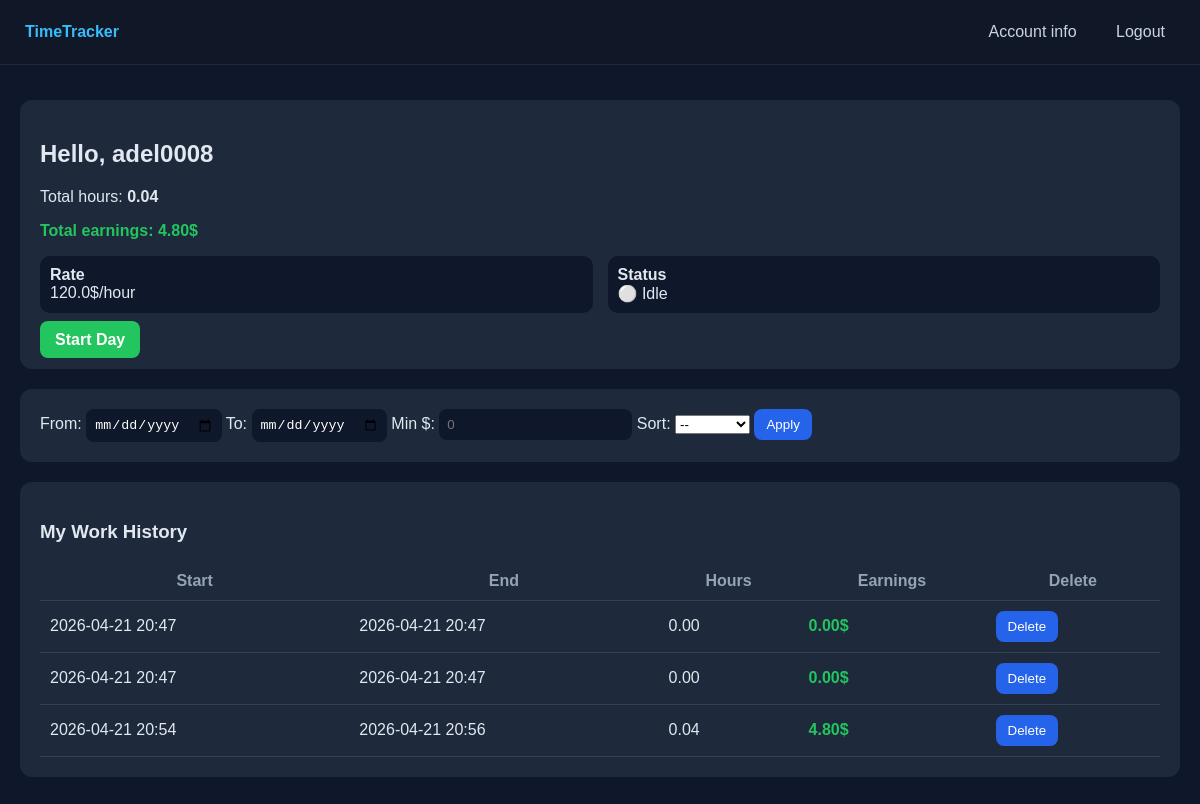
The app's page /profile/ (signed in) with its own data.
### main/models.py (models this page shows)
class User(AbstractUser):
    email = models.EmailField(unique=True)
    position = models.CharField(max_length=100, blank=True, null=True)
    is_employee = models.BooleanField(default=True)
    telegram_id = models.CharField(max_length=50, unique=True, blank=True, null=True)
    hourly_rate = models.FloatField(default=100)

class WorkDay(models.Model):
    user = models.ForeignKey(settings.AUTH_USER_MODEL, on_delete=models.CASCADE)
    start_time = models.DateTimeField(auto_now_add=True)
    end_time = models.DateTimeField(null=True, blank=True)
    is_active = models.BooleanField(default=True)
    def get_hours(self):
        if self.end_time:
            delta = self.end_time - self.start_time
            return round(delta.total_seconds() / 3600, 2)
        return 0
    def get_earnings(self):
        return round(self.get_hours() * self.user.hourly_rate, 2)

### main/views.py (the view)
# urls.py: path("profile/", views.profile, name="profile"),
@login_required
def profile(request):
    workdays = WorkDay.objects.filter(user=request.user)
    start_date = request.GET.get("start")
    end_date = request.GET.get("end")
    min_earnings = request.GET.get("min_earnings")
    sort = request.GET.get("sort")
    if start_date:
        workdays = workdays.filter(start_time__date__gte=start_date)
    if end_date:
        workdays = workdays.filter(start_time__date__lte=end_date)
    if min_earnings:
        try:
            min_earnings = float(min_earnings)
            workdays = [w for w in workdays if w.get_earnings() >= min_earnings]
        except:
            pass
    if sort == "hours":
        workdays = sorted(workdays, key=lambda x: x.get_hours(), reverse=True)
    elif sort == "earnings":
        workdays = sorted(workdays, key=lambda x: x.get_earnings(), reverse=True)
    elif sort == "date":
        workdays = sorted(workdays, key=lambda x: x.start_time, reverse=True)
    total_hours = sum(d.get_hours() for d in workdays)
    total_money = sum(d.get_earnings() for d in workdays)
    active_day = WorkDay.objects.filter(
        user=request.user,
        is_active=True
    ).first()
    return render(request, "main/profile.html", {
        "days": workdays,
        "total_hours": total_hours,
        "total_money": total_money,
        "active_day": active_day,
    })

### main/templates/main/profile.html (shortened to what this page needs)
<!DOCTYPE html>
<html lang="en">
<head>
</head>
<body>
<div class="topbar">
    <div class="logo">TimeTracker</div>
    <div class="nav">
        <a href="{% url 'account' %}">Account info</a>
        <a href="{% url 'logout' %}" class="logout">Logout</a>
    </div>
</div>
<div class="container">
    <div class="card">
        <h2>Hello, {{ request.user.username }}</h2>
        <p>Total hours: <b>{{ total_hours|default:0|floatformat:2 }}</b></p>
        <p class="money">
            Total earnings: {{ total_money|default:0|floatformat:2 }}$
        </p>
        <div class="stats">
            <div class="stat-box">
                <b>Rate</b><br>
                {{ request.user.hourly_rate|default:100 }}$/hour
            </div>
            <div class="stat-box">
                <b>Status</b><br>
                {% if active_day %}
                    🟢 Working
                {% else %}
                    ⚪ Idle
                {% endif %}
            </div>
        </div>
        <br>
        {% if active_day %}
            <a href="{% url 'end_day' %}" class="btn end">End Day</a>
        {% else %}
            <a href="{% url 'start_day' %}" class="btn start">Start Day</a>
        {% endif %}
    </div>
    <div class="card">
        <form method="GET">
            <label>From:</label>
            <input type="date" name="start" value="{{ request.GET.start }}">
            <label>To:</label>
            <input type="date" name="end" value="{{ request.GET.end }}">
            <label>Min $:</label>
            <input type="number" name="min_earnings" placeholder="0"
                   value="{{ request.GET.min_earnings }}">
            <label>Sort:</label>
            <select name="sort">
                <option value="">--</option>
            </select>
            <button type="submit">Apply</button>
        </form>
    </div>
    <div class="card">
        <h3>My Work History</h3>
        <table>
            <tr>
                <th>Start</th>
                <th>End</th>
                <th>Hours</th>
                <th>Earnings</th>
                <th>Delete</th>
            </tr>
            {% for d in days %}
            <tr>
                <td>{{ d.start_time|date:"Y-m-d H:i" }}</td>
                <td>{{ d.end_time|date:"Y-m-d H:i" }}</td>
                <td>{{ d.get_hours|floatformat:2 }}</td>
                <td class="money">{{ d.get_earnings|floatformat:2 }}$</td>
                <td><form method="post" action="{% url 'clear_history' d.id %}" style="display:inline;">
                        <button type="submit"
                            onclick="return confirm('Вы уверены, что хотите удалить эту запись?')">
                            Delete
                        </button>
                    </form>
                </td>
            </tr>
            {% endfor %}
        </table>
    </div>
</div>
</body>
</html>

### main/templates/main/profile.html (style rules this page uses)
body { margin: 0; font-family: Arial, sans-serif; background: #0f172a; color: #e2e8f0; }
.topbar { position: fixed; top: 0; left: 0; right: 0; height: 64px; background: rgba(17, 24, 39, 0.95); backdrop-filter: blur(10px); display: flex; align-items: center; justify-content: space-between; padding: 0 25px; border-bottom: 1px solid #1f2937; }
.logo { color: #38bdf8; font-weight: bold; }
.nav a { color: #cbd5e1; text-decoration: none; margin-left: 15px; padding: 6px 10px; border-radius: 8px; }
.logout { color: #ef4444; }
.container { margin-top: 80px; padding: 20px; }
.card { background: #1e293b; padding: 20px; border-radius: 12px; margin-bottom: 20px; }
.btn { padding: 10px 15px; border-radius: 8px; text-decoration: none; color: white; font-weight: bold; }
.start { background: #22c55e; }
table { width: 100%; border-collapse: collapse; }
th, td { padding: 10px; border-bottom: 1px solid #334155; }
th { color: #94a3b8; }
.money { color: #22c55e; font-weight: bold; }
input { padding: 8px; border-radius: 8px; border: none; background: #0f172a; color: white; }
button { padding: 8px 12px; background: #2563eb; border: none; border-radius: 8px; color: white; cursor: pointer; }
.stats { display: flex; gap: 15px; margin-top: 10px; }
.stat-box { background: #0f172a; padding: 10px; border-radius: 10px; flex: 1; }

### records on screen
User: user.username "adel0008", user.hourly_rate "120.0"
WorkDay: start_time "2026-04-21 20:47", end_time "2026-04-21 20:47", get_hours "0.00", get_earnings "0.00"
WorkDay: start_time "2026-04-21 20:47", end_time "2026-04-21 20:47", get_hours "0.00", get_earnings "0.00"
WorkDay: start_time "2026-04-21 20:54", end_time "2026-04-21 20:56", get_hours "0.04", get_earnings "4.80"

### other values on screen
{{ total_hours|default:0|floatformat:2 }} "0.04"
{{ total_money|default:0|floatformat:2 }} "4.80"
